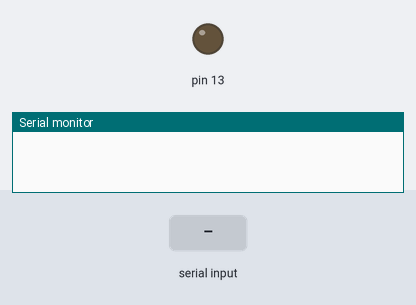
A sketch run on a simulated Arduino Uno, built with avr-gcc and run on an emulated ATmega328P. Shown: output pins drawn as LEDs (lit = HIGH), the last lines printed to the serial monitor. The inputs (shaded band) are chosen by the test bench.

Above: at 1.2 s.
1.3 s: "1\n" received over Serial
At 2.1 s:
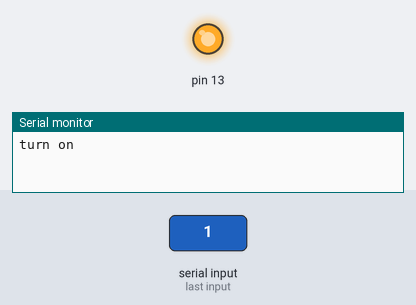
Timing chart, 0 to 4.3 s (numbered marks = the images above; inputs shaded):
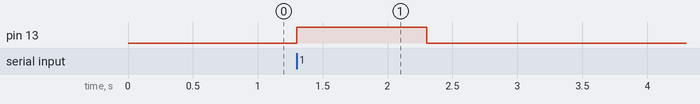

The sketch:

LEDBlinkInt.ino
```cpp
void setup() {
  Serial.begin(9600);
  pinMode(13, OUTPUT);
}

void loop() {
  if (Serial.available()) {
    int num = Serial.parseInt();

    if (num == 1) {
      digitalWrite(13, 1);
      Serial.println("turn on");
    } else if (num == 0) {
      digitalWrite(13, 0);
      Serial.println("turn off");
    }
  }
}
```

Measured:
- after the input at 1.3 s, pin 13: LOW → HIGH at once, → LOW 1.0 s later
